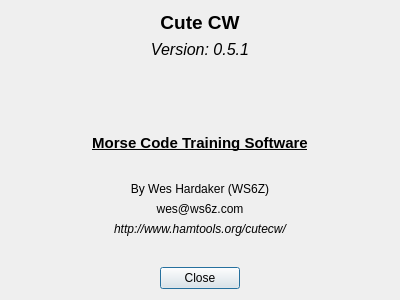
<?xml version="1.0" encoding="UTF-8"?>
<ui version="4.0">
 <class>AboutDialog</class>
 <widget class="QDialog" name="AboutDialog">
  <property name="geometry">
   <rect>
    <x>0</x>
    <y>0</y>
    <width>400</width>
    <height>300</height>
   </rect>
  </property>
  <property name="windowTitle">
   <string>Dialog</string>
  </property>
  <layout class="QVBoxLayout" name="verticalLayout_2">
   <item>
    <layout class="QVBoxLayout" name="verticalLayout">
     <item>
      <widget class="QLabel" name="label">
       <property name="font">
        <font>
         <pointsize>14</pointsize>
         <weight>75</weight>
         <bold>true</bold>
        </font>
       </property>
       <property name="text">
        <string>Cute CW</string>
       </property>
       <property name="alignment">
        <set>Qt::AlignCenter</set>
       </property>
      </widget>
     </item>
    </layout>
   </item>
   <item>
    <widget class="QLabel" name="label_6">
     <property name="font">
      <font>
       <pointsize>12</pointsize>
       <italic>true</italic>
      </font>
     </property>
     <property name="text">
      <string>Version: 0.5.1</string>
     </property>
     <property name="alignment">
      <set>Qt::AlignCenter</set>
     </property>
    </widget>
   </item>
   <item>
    <spacer name="verticalSpacer_4">
     <property name="orientation">
      <enum>Qt::Vertical</enum>
     </property>
     <property name="sizeHint" stdset="0">
      <size>
       <width>20</width>
       <height>40</height>
      </size>
     </property>
    </spacer>
   </item>
   <item>
    <widget class="QLabel" name="helpicon">
     <property name="text">
      <string/>
     </property>
     <property name="pixmap">
      <pixmap>icons/64x64/cutecw.png</pixmap>
     </property>
     <property name="alignment">
      <set>Qt::AlignCenter</set>
     </property>
    </widget>
   </item>
   <item>
    <spacer name="verticalSpacer_2">
     <property name="orientation">
      <enum>Qt::Vertical</enum>
     </property>
     <property name="sizeHint" stdset="0">
      <size>
       <width>20</width>
       <height>40</height>
      </size>
     </property>
    </spacer>
   </item>
   <item>
    <widget class="QLabel" name="label_2">
     <property name="font">
      <font>
       <pointsize>11</pointsize>
       <weight>75</weight>
       <bold>true</bold>
       <underline>true</underline>
      </font>
     </property>
     <property name="text">
      <string>Morse Code Training Software</string>
     </property>
     <property name="alignment">
      <set>Qt::AlignCenter</set>
     </property>
    </widget>
   </item>
   <item>
    <spacer name="verticalSpacer_3">
     <property name="orientation">
      <enum>Qt::Vertical</enum>
     </property>
     <property name="sizeHint" stdset="0">
      <size>
       <width>20</width>
       <height>40</height>
      </size>
     </property>
    </spacer>
   </item>
   <item>
    <widget class="QLabel" name="label_3">
     <property name="text">
      <string>By Wes Hardaker (WS6Z)</string>
     </property>
     <property name="alignment">
      <set>Qt::AlignCenter</set>
     </property>
    </widget>
   </item>
   <item>
    <widget class="QLabel" name="label_4">
     <property name="text">
      <string>wes@ws6z.com</string>
     </property>
     <property name="alignment">
      <set>Qt::AlignCenter</set>
     </property>
    </widget>
   </item>
   <item>
    <widget class="QLabel" name="label_5">
     <property name="font">
      <font>
       <italic>true</italic>
      </font>
     </property>
     <property name="text">
      <string>http://www.hamtools.org/cutecw/</string>
     </property>
     <property name="alignment">
      <set>Qt::AlignCenter</set>
     </property>
    </widget>
   </item>
   <item>
    <spacer name="verticalSpacer">
     <property name="orientation">
      <enum>Qt::Vertical</enum>
     </property>
     <property name="sizeHint" stdset="0">
      <size>
       <width>20</width>
       <height>40</height>
      </size>
     </property>
    </spacer>
   </item>
   <item>
    <widget class="QDialogButtonBox" name="buttonBox">
     <property name="orientation">
      <enum>Qt::Horizontal</enum>
     </property>
     <property name="standardButtons">
      <set>QDialogButtonBox::Close</set>
     </property>
     <property name="centerButtons">
      <bool>true</bool>
     </property>
    </widget>
   </item>
  </layout>
 </widget>
 <resources/>
 <connections>
  <connection>
   <sender>buttonBox</sender>
   <signal>accepted()</signal>
   <receiver>AboutDialog</receiver>
   <slot>accept()</slot>
   <hints>
    <hint type="sourcelabel">
     <x>248</x>
     <y>254</y>
    </hint>
    <hint type="destinationlabel">
     <x>157</x>
     <y>274</y>
    </hint>
   </hints>
  </connection>
  <connection>
   <sender>buttonBox</sender>
   <signal>rejected()</signal>
   <receiver>AboutDialog</receiver>
   <slot>reject()</slot>
   <hints>
    <hint type="sourcelabel">
     <x>316</x>
     <y>260</y>
    </hint>
    <hint type="destinationlabel">
     <x>286</x>
     <y>274</y>
    </hint>
   </hints>
  </connection>
 </connections>
</ui>
